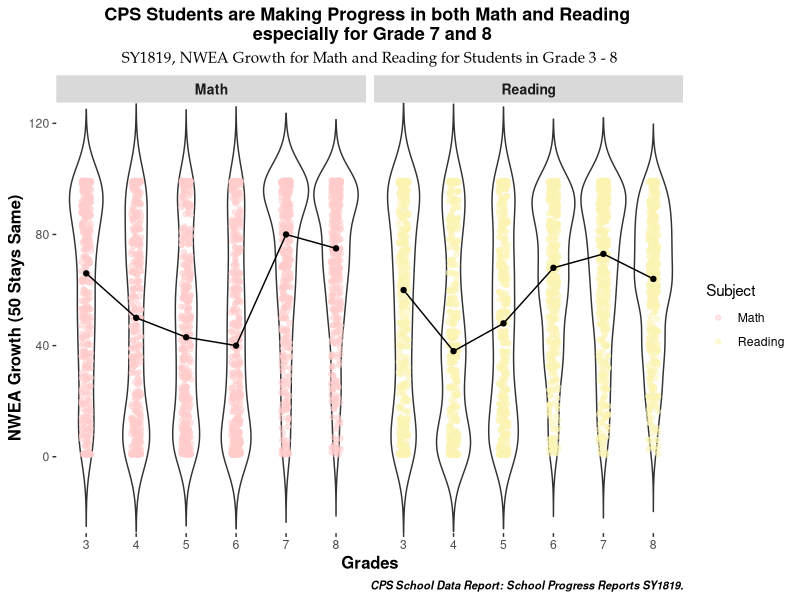

Generate this figure with R:
# laoding 
library(tidyverse)
library(dplyr)
library(readxl)
library(ggplot2)
library(gridExtra)
library(reshape2)


# read in file 
progress_2019 <- read_csv("Chicago_Public_Schools_-_School_Progress_Reports_SY1819.csv", col_names = TRUE)
progress_2019 <- select(progress_2019, School_ID, Short_Name, starts_with('NWEA'))
progress_2019 <- select(progress_2019, School_ID, Short_Name, ends_with('Pct'))
progress_2019 <- select(progress_2019, School_ID, Short_Name, contains('Growth'))
progress_2019 <- progress_2019[complete.cases(progress_2019), ]
colnames(progress_2019) <- c("ID", "Name", "Reading_3", "Reading_4", "Reading_5", "Reading_6", "Reading_7", "Reading_8", 
                             "Math_3", "Math_4", "Math_5", "Math_6", "Math_7", "Math_8")

progress_2019 <- melt(progress_2019, id=c("ID","Name"))
progress_2019$subject <- ifelse(grepl("Math", progress_2019$variable), "Math", "Reading")
progress_2019$variable <- gsub('Math_3', '3', progress_2019$variable)
progress_2019$variable <- gsub('Reading_3', '3', progress_2019$variable)
progress_2019$variable <- gsub('Math_4', '4', progress_2019$variable)
progress_2019$variable <- gsub('Reading_4', '4', progress_2019$variable)
progress_2019$variable <- gsub('Math_5', '5', progress_2019$variable)
progress_2019$variable <- gsub('Reading_5', '5', progress_2019$variable)
progress_2019$variable <- gsub('Math_6', '6', progress_2019$variable)
progress_2019$variable <- gsub('Reading_6', '6', progress_2019$variable)
progress_2019$variable <- gsub('Math_7', '7', progress_2019$variable)
progress_2019$variable <- gsub('Reading_7', '7', progress_2019$variable)
progress_2019$variable <- gsub('Math_8', '8', progress_2019$variable)
progress_2019$variable <- gsub('Reading_8', '8', progress_2019$variable)


# draw graph

progress <- ggplot(progress_2019, aes(x= variable, y = value)) +
  geom_violin(trim = FALSE)+
  geom_jitter(position=position_jitter(0.1),  
              alpha = 0.5, 
              aes(color = subject == "Reading")) +
  facet_wrap( ~ subject,nrow = 1) +
  stat_summary(fun.y=median, geom="line", aes(group=1))  + 
  stat_summary(fun.y=median, geom="point") +
  scale_color_manual(labels = c("Math", "Reading"), 
                     values = c("TRUE" = "#FBF4B1", "FALSE" = "#FFCBCB")) +
  xlab("Grades") + ylab("NWEA Growth (50 Stays Same)") + 
  scale_y_continuous(expand = c(0, 0)) +
  labs(
    title = "CPS Students are Making Progress in both Math and Reading \n especially for Grade 7 and 8", 
    subtitle = "SY1819, NWEA Growth for Math and Reading for Students in Grade 3 - 8", 
    caption = "CPS School Data Report: School Progress Reports SY1819.",
    color = "Subject") +
  theme(
    plot.title = element_text(size = 13, hjust = 0.5, face = "bold", family = "Helvetica"),
    plot.subtitle = element_text(size = 11, hjust = 0.5, family = "Palatino"),
    plot.caption = element_text(size = 8, hjust = 1, face="bold.italic"), 
    axis.title.x = element_text(size=12, face="bold"), 
    axis.title.y = element_text(size=12, face="bold"),
    strip.text.x = element_text(size = 10, face="bold"),
    panel.background = element_blank())
  
  

progress